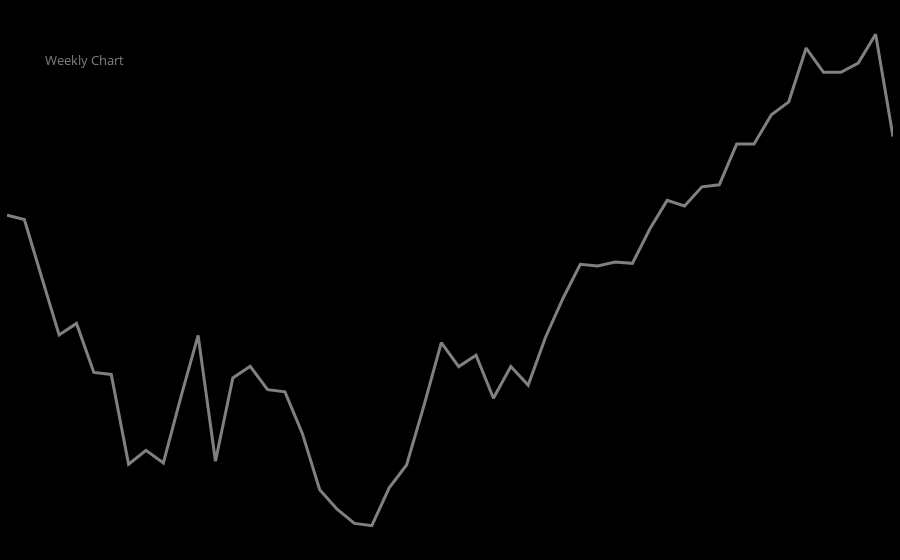

Source (notebook cell):
### Code cell
# The output from this resample operation feeds the weekly closing price chart
weekly_52 = (
    ticker.resample(
        "W-MON",
        closed="left",
        label="left",
    )["close"]
    .last()
    .iloc[-52:]
)

# Plot 52 week line chart (price)
fig = go.Figure()
fig.add_trace(
    go.Scatter(
        x=weekly_52.index,
        y=weekly_52.values,
        line_color="grey",
        line_width=3,
    )
)
fig.update_layout(
    title={"text": "Weekly Chart", "y": 0.9},
    font={"size": 9, "color": "grey"},
    plot_bgcolor="black",
    paper_bgcolor="black",
    margin=dict(l=7, r=7, b=7, t=7),
    showlegend=False,
)
fig.update_xaxes(showticklabels=False, showgrid=False)
fig.update_yaxes(showticklabels=False, showgrid=False)

### Figure 1 — Plotly figure (JSON) as saved in the notebook; plotly's stock layout.template omitted (floating-point values rounded to 4 significant figures)
{"data": [{"line": {"color": "grey", "width": 3}, "type": "scatter", "x": ["2022-08-08T00:00:00", "2022-08-15T00:00:00", "2022-08-22T00:00:00", "2022-08-29T00:00:00", "2022-09-05T00:00:00", "2022-09-12T00:00:00", "2022-09-19T00:00:00", "2022-09-26T00:00:00", "2022-10-03T00:00:00", "2022-10-10T00:00:00", "2022-10-17T00:00:00", "2022-10-24T00:00:00", "2022-10-31T00:00:00", "2022-11-07T00:00:00", "2022-11-14T00:00:00", "2022-11-21T00:00:00", "2022-11-28T00:00:00", "2022-12-05T00:00:00", "2022-12-12T00:00:00", "2022-12-19T00:00:00", "2022-12-26T00:00:00", "2023-01-02T00:00:00", "2023-01-09T00:00:00", "2023-01-16T00:00:00", "2023-01-23T00:00:00", "2023-01-30T00:00:00", "2023-02-06T00:00:00", "2023-02-13T00:00:00", "2023-02-20T00:00:00", "2023-02-27T00:00:00", "2023-03-06T00:00:00", "2023-03-13T00:00:00", "2023-03-20T00:00:00", "2023-03-27T00:00:00", "2023-04-03T00:00:00", "2023-04-10T00:00:00", "2023-04-17T00:00:00", "2023-04-24T00:00:00", "2023-05-01T00:00:00", "2023-05-08T00:00:00", "2023-05-15T00:00:00", "2023-05-22T00:00:00", "2023-05-29T00:00:00", "2023-06-05T00:00:00", "2023-06-12T00:00:00", "2023-06-19T00:00:00", "2023-06-26T00:00:00", "2023-07-03T00:00:00", "2023-07-10T00:00:00", "2023-07-17T00:00:00", "2023-07-24T00:00:00", "2023-07-31T00:00:00"], "y": [171.3, 170.7, 162.9, 155.1, 156.7, 150.0, 149.7, 137.6, 139.5, 137.7, 146.6, 155.0, 138.0, 149.3, 150.9, 147.7, 147.4, 141.7, 134.1, 131.5, 129.6, 129.2, 134.4, 137.5, 145.5, 154.1, 150.8, 152.3, 146.5, 150.8, 148.3, 154.8, 160.0, 164.7, 164.4, 165.0, 164.8, 169.4, 173.3, 172.6, 175.2, 175.4, 180.9, 181.0, 184.9, 186.7, 194.0, 190.7, 190.7, 191.9, 195.8, 182.0]}], "layout": {"font": {"color": "grey", "size": 9}, "margin": {"b": 7, "l": 7, "r": 7, "t": 7}, "paper_bgcolor": "black", "plot_bgcolor": "black", "showlegend": false, "title": {"text": "Weekly Chart", "y": 0.9}, "xaxis": {"showgrid": false, "showticklabels": false}, "yaxis": {"showgrid": false, "showticklabels": false}}}
